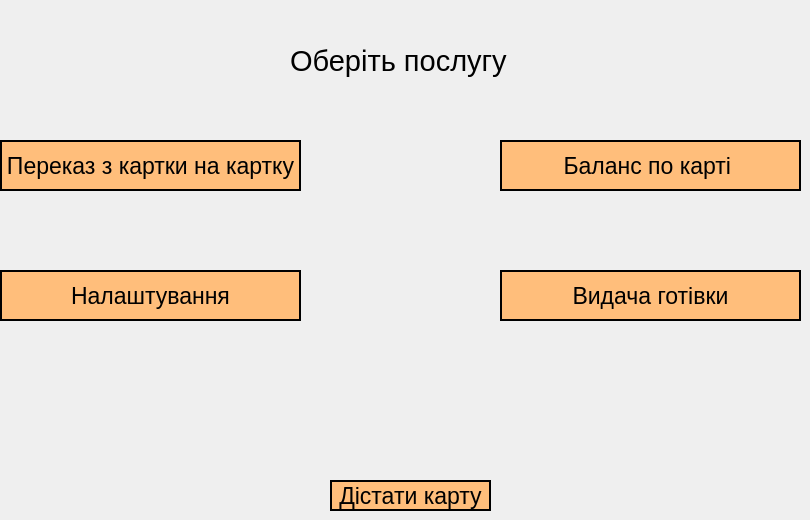
    <widget class="QWidget" name="page1_mainMenu">
     <widget class="QLabel" name="page1_Logo">
      <property name="geometry">
       <rect>
        <x>360</x>
        <y>350</y>
        <width>90</width>
        <height>95</height>
       </rect>
      </property>
      <property name="mouseTracking">
       <bool>false</bool>
      </property>
      <property name="text">
       <string/>
      </property>
      <property name="pixmap">
       <pixmap resource="resource.qrc">:/imgs/img/bagel_90x95.png</pixmap>
      </property>
     </widget>
     <widget class="QLabel" name="page1_label">
      <property name="geometry">
       <rect>
        <x>290</x>
        <y>40</y>
        <width>221</width>
        <height>41</height>
       </rect>
      </property>
      <property name="font">
       <font>
        <family>Arial</family>
        <pointsize>22</pointsize>
       </font>
      </property>
      <property name="styleSheet">
       <string notr="true">color: rgb(0, 0, 0);</string>
      </property>
      <property name="text">
       <string>Оберіть послугу</string>
      </property>
     </widget>
     <widget class="QPushButton" name="cashTransfersButton">
      <property name="geometry">
       <rect>
        <x>0</x>
        <y>140</y>
        <width>301</width>
        <height>51</height>
       </rect>
      </property>
      <property name="font">
       <font>
        <family>Arial</family>
        <pointsize>17</pointsize>
       </font>
      </property>
      <property name="cursor">
       <cursorShape>PointingHandCursor</cursorShape>
      </property>
      <property name="styleSheet">
       <string notr="true">color: rgb(0, 0, 0);
background-color: rgb(255, 190, 123);
border-style: solid;
border-width: 2px;
border-color: rgb(0, 0, 0);

</string>
      </property>
      <property name="text">
       <string>Переказ з картки на картку</string>
      </property>
     </widget>
     <widget class="QPushButton" name="cashWithdrawalButton">
      <property name="geometry">
       <rect>
        <x>500</x>
        <y>270</y>
        <width>301</width>
        <height>51</height>
       </rect>
      </property>
      <property name="font">
       <font>
        <family>Arial</family>
        <pointsize>17</pointsize>
       </font>
      </property>
      <property name="cursor">
       <cursorShape>PointingHandCursor</cursorShape>
      </property>
      <property name="styleSheet">
       <string notr="true">color: rgb(0, 0, 0);
background-color: rgb(255, 190, 123);
border-style: solid;
border-width: 2px;
border-color: rgb(0, 0, 0);

</string>
      </property>
      <property name="text">
       <string>Видача готівки</string>
      </property>
     </widget>
     <widget class="QPushButton" name="cardBalanceButton">
      <property name="geometry">
       <rect>
        <x>500</x>
        <y>140</y>
        <width>301</width>
        <height>51</height>
       </rect>
      </property>
      <property name="font">
       <font>
        <family>Arial</family>
        <pointsize>17</pointsize>
       </font>
      </property>
      <property name="cursor">
       <cursorShape>PointingHandCursor</cursorShape>
      </property>
      <property name="styleSheet">
       <string notr="true">color: rgb(0, 0, 0);
background-color: rgb(255, 190, 123);
border-style: solid;
border-width: 2px;
border-color: rgb(0, 0, 0);

</string>
      </property>
      <property name="text">
       <string>Баланс по карті </string>
      </property>
     </widget>
     <widget class="QPushButton" name="cardSettingsButton">
      <property name="geometry">
       <rect>
        <x>0</x>
        <y>270</y>
        <width>301</width>
        <height>51</height>
       </rect>
      </property>
      <property name="font">
       <font>
        <family>Arial</family>
        <pointsize>17</pointsize>
       </font>
      </property>
      <property name="cursor">
       <cursorShape>PointingHandCursor</cursorShape>
      </property>
      <property name="styleSheet">
       <string notr="true">color: rgb(0, 0, 0);
background-color: rgb(255, 190, 123);
border-style: solid;
border-width: 2px;
border-color: rgb(0, 0, 0);

</string>
      </property>
      <property name="text">
       <string>Налаштування</string>
      </property>
     </widget>
     <widget class="QPushButton" name="Button_freeCard">
      <property name="geometry">
       <rect>
        <x>330</x>
        <y>480</y>
        <width>161</width>
        <height>31</height>
       </rect>
      </property>
      <property name="font">
       <font>
        <family>Arial</family>
        <pointsize>17</pointsize>
       </font>
      </property>
      <property name="cursor">
       <cursorShape>PointingHandCursor</cursorShape>
      </property>
      <property name="styleSheet">
       <string notr="true">color: rgb(0, 0, 0);
background-color: rgb(255, 190, 123);
border-style: solid;
border-width: 2px;
border-color: rgb(0, 0, 0);

</string>
      </property>
      <property name="text">
       <string>Дістати карту</string>
      </property>
     </widget>
    </widget>
